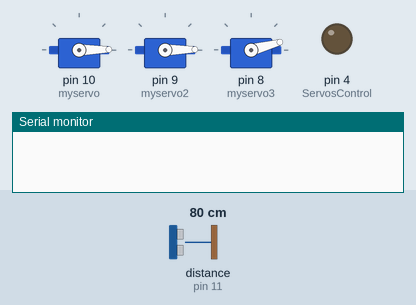
This sketch was run on a simulated Arduino Uno, built with avr-gcc and run on an emulated ATmega328P. Shown: 3 × servo, output pins drawn as LEDs (lit = HIGH), the last lines printed to the serial monitor. The inputs (shaded band) are chosen by the test bench; at power-on: distance to the obstacle (sensor on pin 11) 80 cm. The echo pulse lasts 58.3 µs per cm.

Above: at 0.1 s.
At 2.2 s:
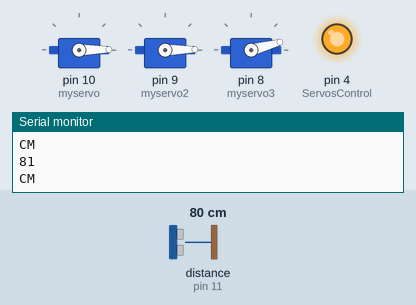
2.3 s: distance to the obstacle (sensor on pin 11) set to 21 cm
3.8 s: distance to the obstacle (sensor on pin 11) set to 17 cm
Timing chart, 0 to 6.8 s (numbered marks = the images above; inputs shaded):
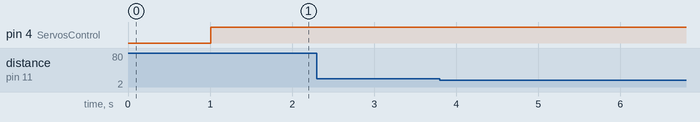

The sketch:

baby-tiger.ino
```cpp
//#include <toneAC2.h>

//#include <toneAC.h>


#include <NewPing.h>


#include <pitches.h>
#include <Servo.h>

#define TRIGGER_PIN   12  // Arduino pin tied to trigger pin on the ultrasonic sensor.
#define ECHO_PIN      11  // Arduino pin tied to echo pin on the ultrasonic sensor.
#define MAX_DISTANCE  200 // Maximum distance we want to ping for (in centimeters). Maximum sensor distance is rated at 400-500cm


NewPing sonar(TRIGGER_PIN, ECHO_PIN, MAX_DISTANCE); // NewPing setup of pins and maximum distance.

class ServoExtended
{
  // By Jude Gustafson 2-22-2017
  public:
  Servo servo; //the servo we are extending
  int digPin;      // the pin we are going to put our servo on
  int servoSpeed;     // the speed our servo runs at in milliseconds - the servos we are using take two ms per degree
  int powerSupply;    // I know we are only using one at the moment but this is for later support default to one
  int orientation;                 // current orientation of the servo before we move it
  unsigned long travelTime;   // the computed the in ms that it will take for our servo to get to its destination


  ServoExtended(int pin, int speedInMS = 2.6, int ps = 1, int orient = 0)
  {
  digPin = pin;
  //servo.attach(digPin);
  //servo.write(0);

  servoSpeed = speedInMS;
  powerSupply = ps;

  orientation = orient;
  travelTime = 0;
  }


  void attach(int pin)
  {
    servo.attach(pin);
  }
  void write(int goal, int addDelay = 0)
  {
    int destination = (servo.read() - goal);
    int changeAmount = abs(destination);
    //Serial.println("orientation");
    //Serial.println(orientation);
    Serial.println("goal");
    Serial.println(goal);
    //Serial.println("destination");
    //Serial.println(destination);
    servo.write(goal);
    orientation = goal;
    travelTime = (changeAmount * servoSpeed) + addDelay;
  }
  void writeSlow(int goal, int addDelay = 0)
  {
    int destination = (servo.read() - goal);
    int changeAmount = abs(destination);
    if(servo.read() > goal) {
      for(int i = servo.read(); i >= goal; i--) {
        servo.write(i);
        travelTime = (changeAmount * (servoSpeed * 2));
      }
    }
    else {
        for(int i = servo.read(); i < goal; i--) {
        servo.write(goal);
        travelTime = (changeAmount * (servoSpeed * 2));
      }
    }
    orientation = goal;
    travelTime = travelTime + addDelay;
  }
};

//Servo myservo;
//Servo myservo3;
//Servo myservo4;

ServoExtended myservo(10);
ServoExtended myservo2(9);
ServoExtended myservo3(8);

int ServosControl = 4;    // Digital Arduino Pin used to control the relay
int currentServoIndex = -1;
int servoSpeedInMS = 2;
int startMillis = 0;
unsigned long endMillis = 0;
unsigned long timeoutMillis = 0;
int cascadeLength = 4;
int currentOrientation = 0;
int servoDegreesCascade[] = {180, 0, 180, 0};
boolean servosAreMoving = false;
unsigned long tailEndMillis = 0;
boolean tailIsMoving = false;

//Music
// notes in the melody:
int melody[] = {NOTE_E4,NOTE_E4,NOTE_E4,NOTE_F4,NOTE_E4,NOTE_D4,NOTE_C4,
                NOTE_E4,0,NOTE_G3,
                NOTE_G4,NOTE_G4,NOTE_G4,NOTE_A4,NOTE_G4,NOTE_F4,NOTE_E4,
                NOTE_F4,NOTE_E4,NOTE_D4,NOTE_C4,
                NOTE_B4,NOTE_A4,NOTE_G4,NOTE_E4,NOTE_B3,
                NOTE_B4,NOTE_A4,
                NOTE_G4,NOTE_G4,NOTE_E4,NOTE_F4,NOTE_G4,NOTE_F4,NOTE_E4,
                NOTE_G4,NOTE_G4,NOTE_E4,NOTE_F4,NOTE_G4,
                0, NOTE_C4,NOTE_C4,NOTE_D4,NOTE_E4,
                0, NOTE_C4,NOTE_C4,NOTE_A4,NOTE_G4,NOTE_C4,
                NOTE_E4,NOTE_D4,NOTE_C4,0};
float beats[] = {1,.66,.34,.66,.34,.66,.34,//7
                  3,.25,.75,//3
                  1,.66,.34,.66,.34,.66,.34,//7
                  1,1,1,1,//4
                  2,.66,.34,.66,.34,//5
                  2,2,//2
                  1,.66,.34,.66,.34,.66,.34,//7
                  1,.66,.34,.66,1.34,//5
                  1,1,1,1,4,//5
                  1,.66,.34,.66,.34,1,//6
                  .33,.17,3.5,8};//4
int melodyLength = 56;
int melodyIndex = -1;
int duration = 1000;
unsigned long musicEndMilis = 0;

boolean musicIsPlaying = false;

/************************************************/
void setup()
{
  myservo.attach(10);//attachs the servo on pin 9 to servo object
  myservo.servo.write(1);//back to 0 degrees
  myservo2.attach(9);//attachs the servo on pin 9 to servo object
  myservo2.servo.write(1);//back to 0 degrees
  myservo3.attach(8);//attachs the servo on pin 9 to servo object
  myservo3.servo.write(15);//back to 0 degrees
  //myservo4.attach(7);//attachs the servo on pin 9 to servo object
  //myservo4.servo.write(0);//back to 0 degrees
  Serial.begin(9600);
  //digitalWrite(ServosControl,HIGH);
  pinMode(ServosControl, OUTPUT);
  delay(1000);//wait for a second
}
/*************************************************/
void loop()
{

      unsigned int uS = sonar.ping();
      Serial.println("CM");
      Serial.println(uS / US_ROUNDTRIP_CM);
        if(uS / US_ROUNDTRIP_CM == 0 && timeoutMillis != 0 && millis() >=timeoutMillis ) {
          Serial.println("nothing");
          digitalWrite(ServosControl,LOW);
            return;
          }
         else if (uS / US_ROUNDTRIP_CM == 0 && timeoutMillis == 0)  {
          timeoutMillis = millis() + 3000;
         }
         else if (uS / US_ROUNDTRIP_CM != 0){
          timeoutMillis = 0;
          digitalWrite(ServosControl,HIGH);
         }

        if(uS / US_ROUNDTRIP_CM < 20) {
          //digitalWrite(ServosControl,HIGH);
          if(musicIsPlaying) {
            if(millis() >= musicEndMilis) {
              Serial.println("musicIsPlaying");
              Serial.println(musicIsPlaying);
                musicIsPlaying = false;
              }
            }
            if(!musicIsPlaying) {
              playMusic();
              //meow();
            }
            freakOut();
            return;
          }

        if(uS / US_ROUNDTRIP_CM < 30) {
          //digitalWrite(ServosControl,HIGH);
            moveEyesSlowly();
            swayTail();
            return;
          }
        if(uS / US_ROUNDTRIP_CM != 0 && uS / US_ROUNDTRIP_CM < 90) {
          //digitalWrite(ServosControl,HIGH);
            swayTail();
            return;
          }
        //

        //freakOut();
        //moveEyesSlowly();
        //swayTail();


}

void moveServo(ServoExtended servo,int goal, int addDelay = 0) {

    servosAreMoving = true;
    servo.write(goal, addDelay);
    if(servo.travelTime + millis() > endMillis) {

    //Serial.println("travelTime");
    //Serial.println(servo.travelTime);
      Serial.println(servo.travelTime);
      endMillis = millis() + servo.travelTime;
    }
    //delay(1000);
    //delay(333);
}

void moveTail(ServoExtended servo,int goal,int addDelay = 0) {

    tailIsMoving = true;
    servo.write(goal, addDelay);
    if(servo.travelTime + millis() > tailEndMillis) {
      Serial.println(servo.travelTime);
      tailEndMillis = millis() + servo.travelTime;
    }
}

void moveEyesSlowly() {


    if(servosAreMoving) {
      if(millis() >= endMillis) {
          servosAreMoving = false;
        }
      //return;
      }
      else {
        if(myservo.servo.read() != 1) {
          moveServo(myservo, 1, 2000);
          moveServo(myservo2, 1, 2000);
        }
        else {
          moveServo(myservo, 180, 2000);
          moveServo(myservo2, 180, 2000);
        }
      }
}

void swayTail() {

    if(tailIsMoving) {
      if(millis() >= tailEndMillis) {
        Serial.println("tail time expired");
          tailIsMoving = false;
        }
        //return;
      }
      else {
        if(myservo3.servo.read() == 180) {
            moveTail(myservo3, 155, 400);
          }
        else if(myservo3.servo.read() == 160) {
            moveTail(myservo3, 180, 600);
          }
        else if(myservo3.servo.read() == 155) {
            moveTail(myservo3, 75, 600);
          }
        else if(myservo3.servo.read() == 75) {
            moveTail(myservo3, 90, 100);
          }
        else {
            moveTail(myservo3, 160, 300);
          }
       }
}

void freakOut() {

    if(tailIsMoving) {
      if(millis() >= tailEndMillis) {
        Serial.println("tail time expired");
          tailIsMoving = false;
        }
        //return;
      }
      else {
        if(myservo3.servo.read() == 150) {
            moveTail(myservo3, 110);
          }
        else {
            moveTail(myservo3, 150);
          }
       }

    if(servosAreMoving) {
      if(millis() >= endMillis) {
          servosAreMoving = false;
        }
      return;
      }
      else {
        Serial.println("servosAreMoving");
        Serial.println(servosAreMoving);
        Serial.println("myservo.servo.read()");
        Serial.println(myservo.servo.read());
        Serial.println(myservo.travelTime);
        if(myservo.servo.read() != 1) {
          moveServo(myservo, 1);
          moveServo(myservo2, 1);
        }
        else {
          moveServo(myservo, 180);
          moveServo(myservo2, 180);
        }
      }
}

void playTone(int tone1, int toneDuration = 500, float noteLength = 1) {
  musicIsPlaying = true;
  float currentNoteLengthMS = (toneDuration * noteLength);
  Serial.println("Note Length");
  Serial.println(noteLength);
  if(tone1 != 0)
    //toneAC(tone1, 10, int(currentNoteLengthMS)-30);

  musicEndMilis = millis() + currentNoteLengthMS;
}

void meow() {  // cat meow (emphasis ow "me")
  uint16_t i;
  playTone(1200,50);        // "m" (short)
  playTone(100,180);        // "eee" (long)
  for(i=400; i<500; i+=2)  // vary "ooo" down
     playTone(i,8);
  playTone(2200,40);        // "w" (short)
}
void playMusic() {

    if(melodyIndex == -1 || melodyIndex == melodyLength) {
        melodyIndex = 0;
    }
    playTone(melody[melodyIndex], 500, beats[melodyIndex]);
    melodyIndex ++;

    //delay(1000);
    //delay(333);
}

/**************************************************/
```
